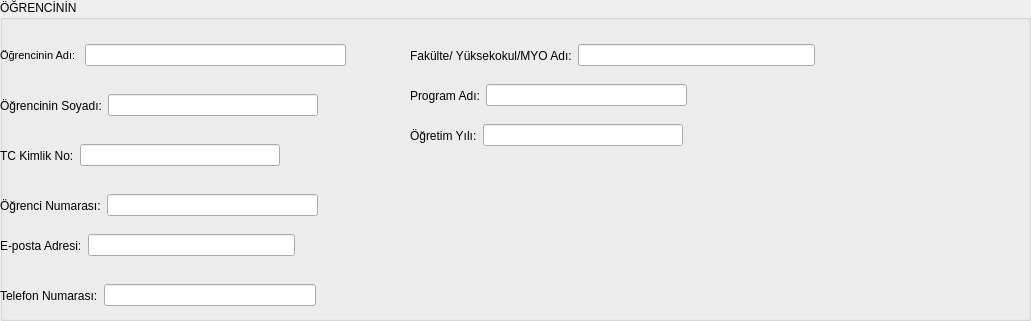
   <widget class="QGroupBox" name="groupBox">
    <property name="geometry">
     <rect>
      <x>20</x>
      <y>-10</y>
      <width>1031</width>
      <height>321</height>
     </rect>
    </property>
    <property name="title">
     <string>ÖĞRENCİNİN</string>
    </property>
    <widget class="QWidget" name="layoutWidget">
     <property name="geometry">
      <rect>
       <x>410</x>
       <y>80</y>
       <width>277</width>
       <height>31</height>
      </rect>
     </property>
     <layout class="QHBoxLayout" name="horizontalLayout_8">
      <item>
       <widget class="QLabel" name="label_11">
        <property name="text">
         <string>Program Adı:</string>
        </property>
       </widget>
      </item>
      <item>
       <widget class="QLineEdit" name="lnePrgAdi"/>
      </item>
     </layout>
    </widget>
    <widget class="QWidget" name="layoutWidget_2">
     <property name="geometry">
      <rect>
       <x>410</x>
       <y>120</y>
       <width>273</width>
       <height>31</height>
      </rect>
     </property>
     <layout class="QHBoxLayout" name="horizontalLayout_9">
      <item>
       <widget class="QLabel" name="label_12">
        <property name="text">
         <string>Öğretim Yılı:</string>
        </property>
       </widget>
      </item>
      <item>
       <widget class="QLineEdit" name="lneOgrYil"/>
      </item>
     </layout>
    </widget>
    <widget class="QWidget" name="layoutWidget_3">
     <property name="geometry">
      <rect>
       <x>0</x>
       <y>90</y>
       <width>318</width>
       <height>31</height>
      </rect>
     </property>
     <layout class="QHBoxLayout" name="horizontalLayout_2">
      <item>
       <widget class="QLabel" name="label_13">
        <property name="text">
         <string>Öğrencinin Soyadı:</string>
        </property>
       </widget>
      </item>
      <item>
       <widget class="QLineEdit" name="lneOgrSoyadi"/>
      </item>
     </layout>
    </widget>
    <widget class="QWidget" name="layoutWidget_4">
     <property name="geometry">
      <rect>
       <x>0</x>
       <y>190</y>
       <width>318</width>
       <height>31</height>
      </rect>
     </property>
     <layout class="QHBoxLayout" name="horizontalLayout_4">
      <item>
       <widget class="QLabel" name="label_14">
        <property name="text">
         <string>Öğrenci Numarası:</string>
        </property>
       </widget>
      </item>
      <item>
       <widget class="QLineEdit" name="lneOgrNo"/>
      </item>
     </layout>
    </widget>
    <widget class="QWidget" name="layoutWidget_5">
     <property name="geometry">
      <rect>
       <x>0</x>
       <y>40</y>
       <width>346</width>
       <height>31</height>
      </rect>
     </property>
     <layout class="QHBoxLayout" name="horizontalLayout">
      <item>
       <widget class="QLabel" name="label_15">
        <property name="font">
         <font>
          <pointsize>8</pointsize>
         </font>
        </property>
        <property name="text">
         <string>Öğrencinin Adı: </string>
        </property>
       </widget>
      </item>
      <item>
       <widget class="QLineEdit" name="lneOgrAdi"/>
      </item>
     </layout>
    </widget>
    <widget class="QWidget" name="layoutWidget_6">
     <property name="geometry">
      <rect>
       <x>0</x>
       <y>140</y>
       <width>280</width>
       <height>31</height>
      </rect>
     </property>
     <layout class="QHBoxLayout" name="horizontalLayout_3">
      <item>
       <widget class="QLabel" name="label_16">
        <property name="text">
         <string>TC Kimlik No:</string>
        </property>
       </widget>
      </item>
      <item>
       <widget class="QLineEdit" name="lneTC">
        <property name="maxLength">
         <number>11</number>
        </property>
       </widget>
      </item>
     </layout>
    </widget>
    <widget class="QWidget" name="layoutWidget_7">
     <property name="geometry">
      <rect>
       <x>410</x>
       <y>40</y>
       <width>405</width>
       <height>31</height>
      </rect>
     </property>
     <layout class="QHBoxLayout" name="horizontalLayout_7">
      <item>
       <widget class="QLabel" name="label_17">
        <property name="text">
         <string>Fakülte/ Yüksekokul/MYO Adı:</string>
        </property>
       </widget>
      </item>
      <item>
       <widget class="QLineEdit" name="lneOkul"/>
      </item>
     </layout>
    </widget>
    <widget class="QWidget" name="layoutWidget_8">
     <property name="geometry">
      <rect>
       <x>0</x>
       <y>230</y>
       <width>295</width>
       <height>31</height>
      </rect>
     </property>
     <layout class="QHBoxLayout" name="horizontalLayout_5">
      <item>
       <widget class="QLabel" name="label_18">
        <property name="text">
         <string>E-posta Adresi:</string>
        </property>
       </widget>
      </item>
      <item>
       <widget class="QLineEdit" name="lneEposta"/>
      </item>
     </layout>
    </widget>
    <widget class="QWidget" name="layoutWidget_9">
     <property name="geometry">
      <rect>
       <x>0</x>
       <y>280</y>
       <width>316</width>
       <height>31</height>
      </rect>
     </property>
     <layout class="QHBoxLayout" name="horizontalLayout_6">
      <item>
       <widget class="QLabel" name="label_19">
        <property name="text">
         <string>Telefon Numarası:</string>
        </property>
       </widget>
      </item>
      <item>
       <widget class="QLineEdit" name="lneOgrTel"/>
      </item>
     </layout>
    </widget>
   </widget>
